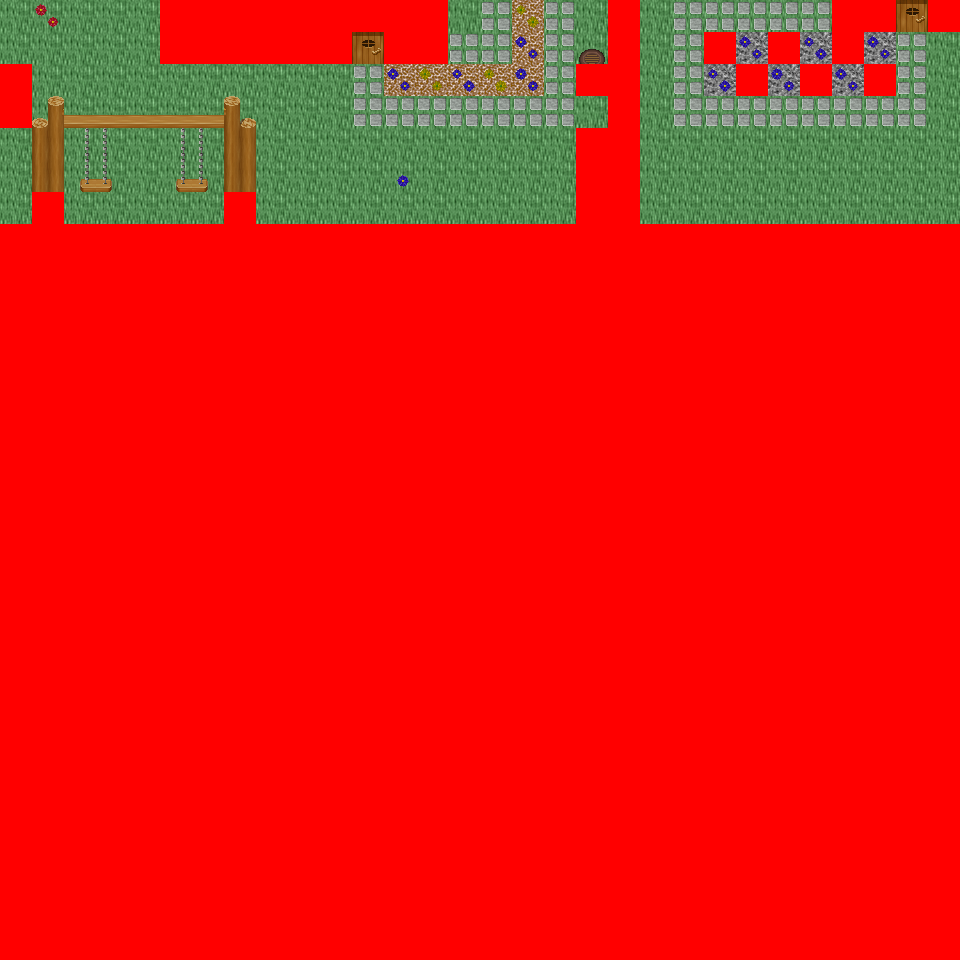

Tiled map render using the project's own tile images. Description and the map definition, with tile-layer contents summarised, below:
An orthogonal 30x30 tile map with 32x32 px tiles, 6 tile layers (Ground, Object, Object2, Above, ...), 54 tilesets and 7 objects (7x mapchange).

<map version="1.0" orientation="orthogonal" renderorder="right-down" width="30" height="30" tilewidth="32" tileheight="32" nextobjectid="8">
  <tileset firstgid="1" name="tileset_logic_collision" tilewidth="32" tileheight="32" tilecount="1" columns="1">
    <image source="../drawable/tileset_logic_collision.png" width="32" height="32" />
  </tileset>
  <tileset firstgid="2" name="tileset_building_decoration_orbpedestal" tilewidth="32" tileheight="32" tilecount="2" columns="1">
    <image source="../drawable/tileset_building_decoration_orbpedestal.png" width="32" height="64" />
  </tileset>
  <tileset firstgid="4" name="tileset_building_decoration_chimney" tilewidth="32" tileheight="32" tilecount="2" columns="1">
    <image source="../drawable/tileset_building_decoration_chimney.png" width="32" height="64" />
  </tileset>
  <tileset firstgid="6" name="tileset_item_statue_fairypool" tilewidth="32" tileheight="32" tilecount="16" columns="2">
    <image source="../drawable/tileset_item_statue_fairypool.png" width="64" height="256" />
  </tileset>
  <tileset firstgid="22" name="tileset_building_decoration_stone_details" tilewidth="32" tileheight="32" tilecount="4" columns="2">
    <image source="../drawable/tileset_building_decoration_stone_details.png" width="64" height="64" />
  </tileset>
  <tileset firstgid="26" name="tileset_building_door_closed" tilewidth="32" tileheight="32" tilecount="1" columns="1">
    <image source="../drawable/tileset_building_door_closed.png" width="32" height="32" />
  </tileset>
  <tileset firstgid="27" name="tileset_building_door_door" tilewidth="32" tileheight="32" tilecount="6" columns="3">
    <image source="../drawable/tileset_building_door_door.png" width="96" height="64" />
  </tileset>
  <tileset firstgid="33" name="tileset_building_fence_fence_chunky" tilewidth="32" tileheight="32" tilecount="21" columns="3">
    <image source="../drawable/tileset_building_fence_fence_chunky.png" width="96" height="224" />
  </tileset>
  <tileset firstgid="54" name="tileset_building_roof_blue" tilewidth="32" tileheight="32" tilecount="20" columns="5">
    <image source="../drawable/tileset_building_roof_blue.png" width="160" height="128" />
  </tileset>
  <tileset firstgid="74" name="tileset_building_roof_green" tilewidth="32" tileheight="32" tilecount="20" columns="5">
    <image source="../drawable/tileset_building_roof_green.png" width="160" height="128" />
  </tileset>
  <tileset firstgid="94" name="tileset_building_roof_red" tilewidth="32" tileheight="32" tilecount="20" columns="5">
    <image source="../drawable/tileset_building_roof_red.png" width="160" height="128" />
  </tileset>
  <tileset firstgid="114" name="tileset_building_roof_red2" tilewidth="32" tileheight="32" tilecount="20" columns="5">
    <image source="../drawable/tileset_building_roof_red2.png" width="160" height="128" />
  </tileset>
  <tileset firstgid="134" name="tileset_building_roof_roof_borders" tilewidth="32" tileheight="32" tilecount="9" columns="3">
    <image source="../drawable/tileset_building_roof_roof_borders.png" width="96" height="96" />
  </tileset>
  <tileset firstgid="143" name="tileset_building_roof_yellow" tilewidth="32" tileheight="32" tilecount="20" columns="5">
    <image source="../drawable/tileset_building_roof_yellow.png" width="160" height="128" />
  </tileset>
  <tileset firstgid="163" name="tileset_building_window_window_long" tilewidth="32" tileheight="32" tilecount="3" columns="3">
    <image source="../drawable/tileset_building_window_window_long.png" width="96" height="32" />
  </tileset>
  <tileset firstgid="166" name="tileset_ground_cobbled_paving" tilewidth="32" tileheight="32" tilecount="1" columns="1">
    <image source="../drawable/tileset_ground_cobbled_paving.png" width="32" height="32" />
  </tileset>
  <tileset firstgid="167" name="tileset_ground_gravel" tilewidth="32" tileheight="32" tilecount="1" columns="1">
    <image source="../drawable/tileset_ground_gravel.png" width="32" height="32" />
  </tileset>
  <tileset firstgid="168" name="tileset_ground_stone_floors" tilewidth="32" tileheight="32" tilecount="6" columns="3">
    <image source="../drawable/tileset_ground_stone_floors.png" width="96" height="64" />
  </tileset>
  <tileset firstgid="174" name="tileset_ground_ground" tilewidth="32" tileheight="32" tilecount="33" columns="3">
    <image source="../drawable/tileset_ground_ground.png" width="96" height="352" />
  </tileset>
  <tileset firstgid="207" name="tileset_plant_bush_various_small" tilewidth="32" tileheight="32" tilecount="9" columns="3">
    <image source="../drawable/tileset_plant_bush_various_small.png" width="96" height="96" />
  </tileset>
  <tileset firstgid="216" name="tileset_plant_flower_daisy_blue" tilewidth="32" tileheight="32" tilecount="8" columns="2">
    <image source="../drawable/tileset_plant_flower_daisy_blue.png" width="64" height="128" />
  </tileset>
  <tileset firstgid="224" name="tileset_plant_flower_daisy_red" tilewidth="32" tileheight="32" tilecount="8" columns="2">
    <image source="../drawable/tileset_plant_flower_daisy_red.png" width="64" height="128" />
  </tileset>
  <tileset firstgid="232" name="tileset_plant_flower_daisy_white" tilewidth="32" tileheight="32" tilecount="8" columns="2">
    <image source="../drawable/tileset_plant_flower_daisy_white.png" width="64" height="128" />
  </tileset>
  <tileset firstgid="240" name="tileset_plant_flower_daisy_yellow" tilewidth="32" tileheight="32" tilecount="8" columns="2">
    <image source="../drawable/tileset_plant_flower_daisy_yellow.png" width="64" height="128" />
  </tileset>
  <tileset firstgid="248" name="tileset_plant_tree_spruce" tilewidth="32" tileheight="32" tilecount="6" columns="2">
    <image source="../drawable/tileset_plant_tree_spruce.png" width="64" height="96" />
  </tileset>
  <tileset firstgid="254" name="tileset_item_pot_pot_purple" tilewidth="32" tileheight="32" tilecount="1" columns="1">
    <image source="../drawable/tileset_item_pot_pot_purple.png" width="32" height="32" />
  </tileset>
  <tileset firstgid="255" name="tileset_item_pot_pot_tall" tilewidth="32" tileheight="32" tilecount="2" columns="1">
    <image source="../drawable/tileset_item_pot_pot_tall.png" width="32" height="64" />
  </tileset>
  <tileset firstgid="257" name="tileset_item_pot_small_barrel" tilewidth="32" tileheight="32" tilecount="2" columns="1">
    <image source="../drawable/tileset_item_pot_small_barrel.png" width="32" height="64" />
  </tileset>
  <tileset firstgid="259" name="tileset_item_postbox" tilewidth="32" tileheight="32" tilecount="4" columns="2">
    <image source="../drawable/tileset_item_postbox.png" width="64" height="64" />
  </tileset>
  <tileset firstgid="263" name="tileset_furniture_chair_wooden_pale" tilewidth="32" tileheight="32" tilecount="4" columns="2">
    <image source="../drawable/tileset_furniture_chair_wooden_pale.png" width="64" height="64" />
  </tileset>
  <tileset firstgid="267" name="tileset_furniture_table_wooden" tilewidth="32" tileheight="32" tilecount="1" columns="1">
    <image source="../drawable/tileset_furniture_table_wooden.png" width="32" height="32" />
  </tileset>
  <tileset firstgid="268" name="tileset_furniture_table_brick_base" tilewidth="32" tileheight="32" tilecount="3" columns="3">
    <image source="../drawable/tileset_furniture_table_brick_base.png" width="96" height="32" />
  </tileset>
  <tileset firstgid="271" name="tileset_furniture_light_iron_lamp" tilewidth="32" tileheight="32" tilecount="3" columns="1">
    <image source="../drawable/tileset_furniture_light_iron_lamp.png" width="32" height="96" />
  </tileset>
  <tileset firstgid="274" name="tileset_furniture_light_flames" tilewidth="32" tileheight="32" tilecount="6" columns="6">
    <image source="../drawable/tileset_furniture_light_flames.png" width="192" height="32" />
  </tileset>
  <tileset firstgid="280" name="tileset_furniture_sink_dark_side_on" tilewidth="32" tileheight="32" tilecount="6" columns="3">
    <image source="../drawable/tileset_furniture_sink_dark_side_on.png" width="96" height="64" />
  </tileset>
  <tileset firstgid="286" name="tileset_ground_grass_corners" tilewidth="32" tileheight="32" tilecount="24" columns="6">
    <image source="../drawable/tileset_ground_grass_corners.png" width="192" height="128" />
  </tileset>
  <tileset firstgid="310" name="tileset_ground_grass_edges" tilewidth="32" tileheight="32" tilecount="36" columns="12">
    <image source="../drawable/tileset_ground_grass_edges.png" width="384" height="96" />
  </tileset>
  <tileset firstgid="346" name="tileset_plant_tree_tree_fluffy" tilewidth="32" tileheight="32" tilecount="12" columns="4">
    <image source="../drawable/tileset_plant_tree_tree_fluffy.png" width="128" height="96" />
  </tileset>
  <tileset firstgid="358" name="tileset_ground_water_dungeon_water" tilewidth="32" tileheight="32" tilecount="30" columns="3">
    <image source="../drawable/tileset_ground_water_dungeon_water.png" width="96" height="320" />
  </tileset>
  <tileset firstgid="388" name="tileset_furniture_table_wooden_rectangular" tilewidth="32" tileheight="32" tilecount="9" columns="3">
    <image source="../drawable/tileset_furniture_table_wooden_rectangular.png" width="96" height="96" />
  </tileset>
  <tileset firstgid="397" name="tileset_item_statue_metal_and_stone" tilewidth="32" tileheight="32" tilecount="6" columns="3">
    <image source="../drawable/tileset_item_statue_metal_and_stone.png" width="96" height="64" />
  </tileset>
  <tileset firstgid="403" name="tileset_ground_fire_fire" tilewidth="32" tileheight="32" tilecount="27" columns="3">
    <image source="../drawable/tileset_ground_fire_fire.png" width="96" height="288" />
  </tileset>
  <tileset firstgid="430" name="tileset_furniture_table_bench" tilewidth="32" tileheight="32" tilecount="3" columns="3">
    <image source="../drawable/tileset_furniture_table_bench.png" width="96" height="32" />
  </tileset>
  <tileset firstgid="433" name="tileset_plant_bush_hosta" tilewidth="32" tileheight="32" tilecount="9" columns="3">
    <image source="../drawable/tileset_plant_bush_hosta.png" width="96" height="96" />
  </tileset>
  <tileset firstgid="442" name="tileset_plant_tree_tree_green" tilewidth="32" tileheight="32" tilecount="88" columns="8">
    <image source="../drawable/tileset_plant_tree_tree_green.png" width="256" height="352" />
  </tileset>
  <tileset firstgid="530" name="tileset_item_sign_large" tilewidth="32" tileheight="32" tilecount="15" columns="5">
    <image source="../drawable/tileset_item_sign_large.png" width="160" height="96" />
  </tileset>
  <tileset firstgid="545" name="tileset_building_wall_wall_brown" tilewidth="32" tileheight="32" tilecount="12" columns="3">
    <image source="../drawable/tileset_building_wall_wall_brown.png" width="96" height="128" />
  </tileset>
  <tileset firstgid="557" name="tileset_ground_green_paving_4" tilewidth="32" tileheight="32" tilecount="3" columns="3">
    <image source="../drawable/tileset_ground_green_paving_4.png" width="96" height="32" />
  </tileset>
  <tileset firstgid="560" name="tileset_item_swing" tilewidth="32" tileheight="32" tilecount="4" columns="2">
    <image source="../drawable/tileset_item_swing.png" width="64" height="64" />
  </tileset>
  <tileset firstgid="564" name="tileset_item_fishrods" tilewidth="32" tileheight="32" tilecount="12" columns="4">
    <image source="../drawable/tileset_item_fishrods.png" width="128" height="96" />
  </tileset>
  <tileset firstgid="576" name="tileset_building_decoration_numbers" tilewidth="32" tileheight="32" tilecount="20" columns="2">
    <image source="../drawable/tileset_building_decoration_numbers.png" width="64" height="320" />
  </tileset>
  <tileset firstgid="596" name="tileset_ground_green_paving" tilewidth="32" tileheight="32" tilecount="18" columns="3">
    <image source="../drawable/tileset_ground_green_paving.png" width="96" height="192" />
  </tileset>
  <tileset firstgid="614" name="tileset_item_huge_orb" tilewidth="32" tileheight="32" tilecount="16" columns="2">
    <image source="../drawable/tileset_item_huge_orb.png" width="64" height="256" />
  </tileset>
  <tileset firstgid="630" name="tileset_item_firewood" tilewidth="32" tileheight="32" tilecount="12" columns="3">
    <image source="../drawable/tileset_item_firewood.png" width="96" height="128" />
  </tileset>
  <layer name="Ground" width="30" height="30">
    <data>[900 cells, 240 non-empty, 4 distinct tile ids]</data>
  </layer>
  <layer name="Object" width="30" height="30">
    <data>[900 cells, 119 non-empty, 23 distinct tile ids]</data>
  </layer>
  <layer name="Object2" width="30" height="30">
    <data>[900 cells, 13 non-empty, 10 distinct tile ids]</data>
  </layer>
  <layer name="Above" width="30" height="30">
    <data>[900 cells, 17 non-empty, 10 distinct tile ids]</data>
  </layer>
  <layer name="Above2" width="30" height="30">
    <data>[900 cells, 5 non-empty, 1 distinct tile ids]</data>
  </layer>
  <layer name="Walkable" width="30" height="30">
    <data>[900 cells, 731 non-empty, 1 distinct tile ids]</data>
  </layer>
  <objectgroup name="MapEvents">
    <object id="1" name="north" type="mapchange" x="0" y="0" width="160" height="32">
      <properties>
        <property name="map" value="0_ados_mountain_n2_w2_x2_y4" />
        <property name="place" value="south" />
      </properties>
    </object>
    <object id="2" name="north2" type="mapchange" x="448" y="0" width="160" height="32">
      <properties>
        <property name="map" value="0_ados_mountain_n2_w2_x2_y4" />
        <property name="place" value="south2" />
      </properties>
    </object>
    <object id="3" name="north3" type="mapchange" x="640" y="0" width="192" height="32">
      <properties>
        <property name="map" value="0_ados_mountain_n2_w2_x2_y4" />
        <property name="place" value="south3" />
      </properties>
    </object>
    <object id="4" name="north4" type="mapchange" x="896" y="0" width="32" height="32">
      <properties>
        <property name="map" value="0_ados_mountain_n2_w2_x2_y4" />
        <property name="place" value="south4" />
      </properties>
    </object>
    <object id="5" name="west" type="mapchange" x="0" y="0" width="32" height="64">
      <properties>
        <property name="map" value="0_fado_forest_s_x2_y4" />
        <property name="place" value="east" />
      </properties>
    </object>
    <object id="6" name="west2" type="mapchange" x="0" y="128" width="32" height="96">
      <properties>
        <property name="map" value="0_fado_forest_s_x2_y4" />
        <property name="place" value="east2" />
      </properties>
    </object>
    <object id="7" name="east" type="mapchange" x="928" y="32" width="32" height="192">
      <properties>
        <property name="map" value="0_fado_forest_s_x4_y4" />
        <property name="place" value="west" />
      </properties>
    </object>
  </objectgroup>
</map>
